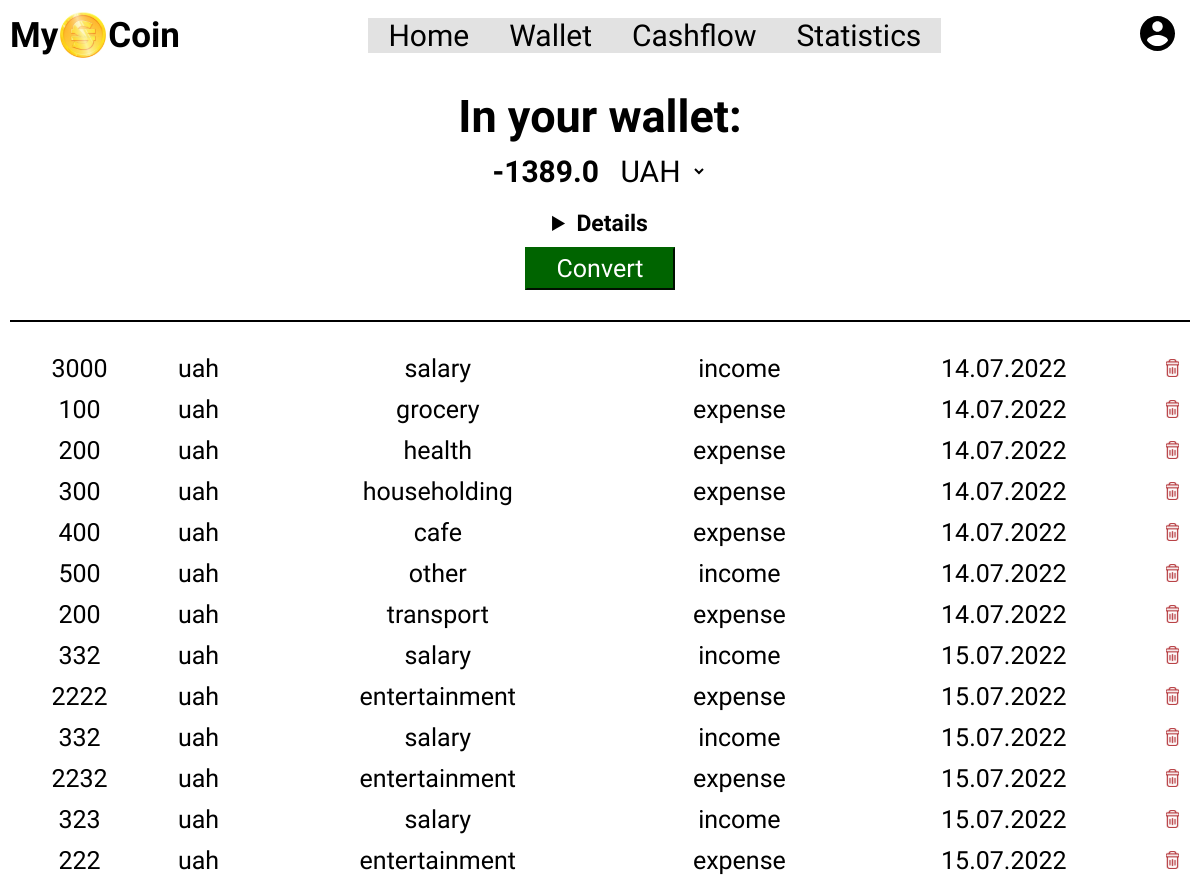
Page /wallet (signed in) on the earlier database version.
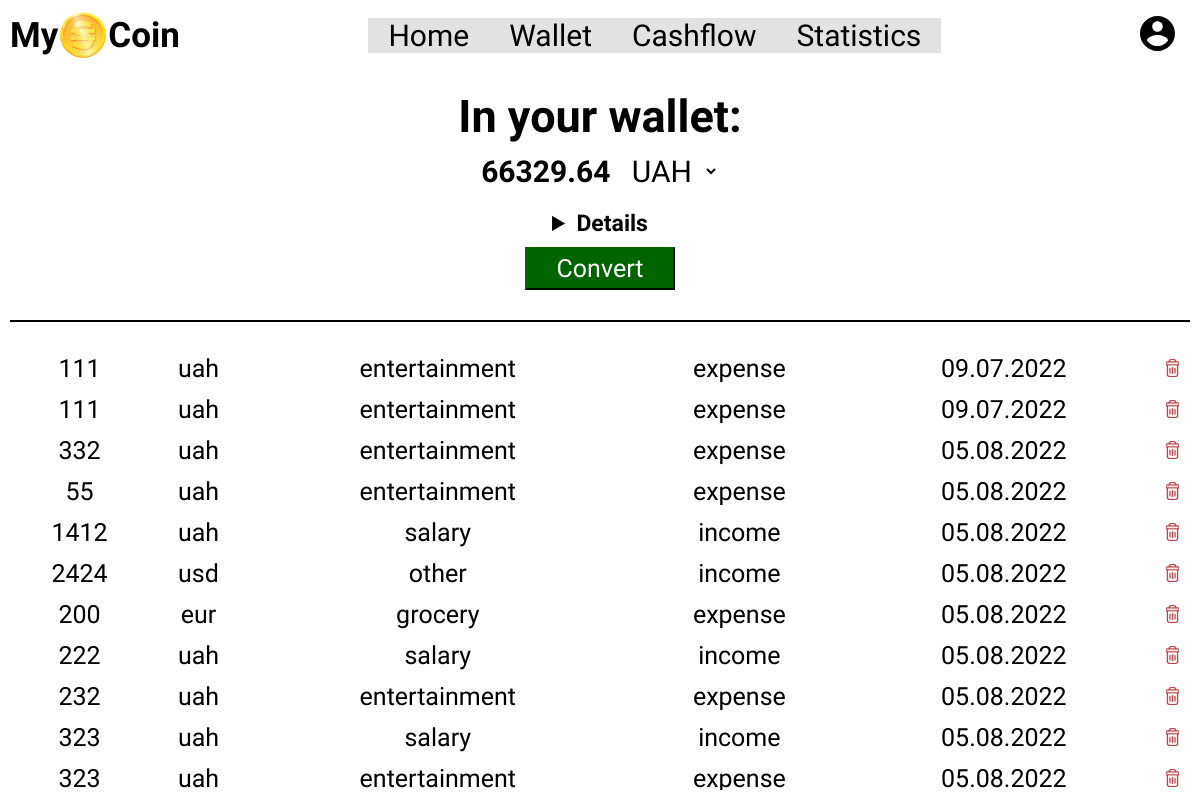
Same page on the later database version.
### tables this page shows
CREATE TABLE cashflow(    
      id INTEGER PRIMARY KEY AUTOINCREMENT NOT NULL ,
      cashflow_id INTEGER NOT NULL ,     
      type TEXT NOT NULL,
      count INTEGER,
      currency TEXT NOT NULL,
      category TEXT NOT NULL,
      daytime  DATETIME NOT NULL DEFAULT CURRENT_TIMESTAMP ,
      FOREIGN KEY(cashflow_id) REFERENCES users(id)
);

### app.py (the view)
@app.route("/wallet", methods=["GET", "POST"])
@login_required
def wallet():
    if request.method == "POST":
        uah_income = db.execute("SELECT sum(count) FROM cashflow WHERE type = 'income' and cashflow_id = ? and currency = 'uah'", session["user_id"])[0]["sum(count)"]
        usd_income = db.execute("SELECT sum(count) FROM cashflow WHERE type = 'income' and cashflow_id = ? and currency = 'usd'", session["user_id"])[0]["sum(count)"]
        eur_income = db.execute("SELECT sum(count) FROM cashflow WHERE type = 'income' and cashflow_id = ? and currency = 'eur'", session["user_id"])[0]["sum(count)"]
        uah_expence = db.execute("SELECT sum(count) FROM cashflow WHERE type = 'expense' and cashflow_id = ? and currency = 'uah'", session["user_id"])[0]["sum(count)"]
        usd_expence = db.execute("SELECT sum(count) FROM cashflow WHERE type = 'expense' and cashflow_id = ? and currency = 'usd'", session["user_id"])[0]["sum(count)"]
        eur_expence = db.execute("SELECT sum(count) FROM cashflow WHERE type = 'expense' and cashflow_id = ? and currency = 'eur'", session["user_id"])[0]["sum(count)"]
        if uah_income is None:
            uah_income = 0
        if usd_income is None:
            usd_income = 0
        if eur_income is None:
            eur_income = 0
        if uah_expence is None:
            uah_expence = 0
        if usd_expence is None:
            usd_expence = 0
        if eur_expence is None:
            eur_expence = 0
        cash_uah = uah_income - uah_expence
        cash_usd = usd_income - usd_expence
        cash_eur = eur_income - eur_expence
        currency = request.form.get("currency")
        if currency == "UAH":
            usd_to_uah = exchange_rate["usd_to_uah"]
            eur_to_uah = exchange_rate["eur_to_uah"]
            cash_usd_in_uah = int(cash_usd) * usd_to_uah
            cash_usd_in_uah = float(round(cash_usd_in_uah, 2))
            cash_eur_in_uah = int(cash_eur) * eur_to_uah
            cash_eur_in_uah = float(round(cash_eur_in_uah, 2))
            cash_uah = float(round(cash_uah, 2))
            money = cash_usd_in_uah + cash_eur_in_uah + float(cash_uah)
        elif currency == "USD":
            uah_to_usd = exchange_rate["uah_to_usd"]
            eur_to_usd = exchange_rate["eur_to_usd"]
            cash_uah_in_usd = int(cash_uah) * uah_to_usd
            cash_uah_in_usd = float(round(cash_uah_in_usd, 2))
            cash_eur_in_usd = int(cash_eur) * eur_to_usd
            cash_eur_in_usd = float(round(cash_eur_in_usd, 2))
            cash_usd = str(round(cash_usd, 2))
            money = cash_uah_in_usd + cash_eur_in_usd + float(cash_usd)
        else:
            usd_to_eur = exchange_rate["usd_to_eur"]
            uah_to_eur = exchange_rate["uah_to_eur"]
            cash_usd_in_eur = int(cash_usd) * usd_to_eur
            cash_usd_in_eur = float(round(cash_usd_in_eur, 2))
            cash_uah_in_eur = int(cash_uah) * uah_to_eur
            cash_uah_in_eur = float(round(cash_uah_in_eur, 2))
            cash_eur = float(round(cash_eur, 2))
            money = cash_usd_in_eur + cash_uah_in_eur + float(cash_eur)
        my_coin = db.execute("SELECT id,count,currency,category,strftime('%d.%m.%Y',daytime) FROM cashflow WHERE cashflow_id = ?", session["user_id"])
        name = db.execute("SELECT username FROM users WHERE id = ?", session["user_id"])
        if not my_coin:
            return render_template("emptywallet.html",name = name[0]["username"])
        try:
            return render_template("wallet.html", my_coin = my_coin,name = name[0]["username"],money = money,cash_uah = cash_uah,cash_usd = cash_usd,cash_eur =cash_eur,uah_income = uah_income,usd_income = usd_income,eur_income= eur_income,uah_expence =uah_expence,usd_expence = usd_expence, eur_expence = eur_expence)
        except TypeError:
            return render_template("emptywallet.html",name = name[0]["username"])
    else:
        uah_income = db.execute("SELECT sum(count) FROM cashflow WHERE type = 'income' and cashflow_id = ? and currency = 'uah'", session["user_id"])[0]["sum(count)"]
        usd_income = db.execute("SELECT sum(count) FROM cashflow WHERE type = 'income' and cashflow_id = ? and currency = 'usd'", session["user_id"])[0]["sum(count)"]
        eur_income = db.execute("SELECT sum(count) FROM cashflow WHERE type = 'income' and cashflow_id = ? and currency = 'eur'", session["user_id"])[0]["sum(count)"]
        uah_expence = db.execute("SELECT sum(count) FROM cashflow WHERE type = 'expense' and cashflow_id = ? and currency = 'uah'", session["user_id"])[0]["sum(count)"]
        usd_expence = db.execute("SELECT sum(count) FROM cashflow WHERE type = 'expense' and cashflow_id = ? and currency = 'usd'", session["user_id"])[0]["sum(count)"]
        eur_expence = db.execute("SELECT sum(count) FROM cashflow WHERE type = 'expense' and cashflow_id = ? and currency = 'eur'", session["user_id"])[0]["sum(count)"]
        if uah_income is None:
            uah_income = 0
        if usd_income is None:
            usd_income = 0
        if eur_income is None:
            eur_income = 0
        if uah_expence is None:
            uah_expence = 0
        if usd_expence is None:
            usd_expence = 0
        if eur_expence is None:
            eur_expence = 0
        cash_uah = uah_income - uah_expence
        cash_usd = usd_income - usd_expence
        cash_eur = eur_income - eur_expence
        usd_to_uah = exchange_rate["usd_to_uah"]
        eur_to_uah = exchange_rate["eur_to_uah"]
        cash_usd_in_uah = int(cash_usd) * usd_to_uah
        cash_usd_in_uah = float(round(cash_usd_in_uah, 2))
        cash_eur_in_uah = int(cash_eur) * eur_to_uah
        cash_eur_in_uah = float(round(cash_eur_in_uah, 2))
        cash_uah = float(round(cash_uah, 2))
        money = cash_usd_in_uah + cash_eur_in_uah + float(cash_uah)
        my_coin = db.execute("SELECT id,type,count,currency,category,strftime('%d.%m.%Y',daytime) FROM cashflow WHERE cashflow_id = ?", session["user_id"])
        name = db.execute("SELECT username FROM users WHERE id = ?", session["user_id"])
        if not my_coin:
            return render_template("emptywallet.html",name = name[0]["username"])
        try:
            return render_template("wallet.html", my_coin = my_coin,name = name[0]["username"],money = money,)
        except TypeError:
            return render_template("emptywallet.html",name = name[0]["username"])

### app.py (called while the page is built)
@app.after_request
def after_request(response):
    response.headers["Cache-Control"] = "no-cache, no-store, must-revalidate"
    response.headers["Expires"] = 0
    response.headers["Pragma"] = "no-cache"
    return response

### helpers.py (called while the page is built)
def login_required(f):
    @wraps(f)
    def decorated_function(*args, **kwargs):
        if session.get("user_id") is None:
            return redirect("/login")
        return f(*args, **kwargs)
    return decorated_function

### templates/wallet.html (shortened to what this page needs)
{% extends "index.html" %}
{% block main %}
    <form class="wallet-page" action="/wallet" method="post">
        <div class="money-in-wallet">
            <label class="in-your-wallet"><span class="in-your-wallet-title">In your wallet:</span><br>{{money}}
                <select name="currency" id="currency">
                    <option id="currency-value" value="UAH">UAH</option>
                    </select>
            </label>
            <div class="wallet-description">
                    <details>
                        <summary class="wallet-details-title">Details</summary>
                    </details>
            </div>
                <button class="wallet-convert-button" type="submit">Convert</button>
        </div>
        <hr class="wallet-upper-line">
    </form>
    <form class="wallet-page-history" action="/wallet" method="get">
        <table id="tabula" class="table table-dark table-sm" >
            {% for coin in my_coin %}
                <tr class="wallet-history-description">
                    <td class="wallet-history-income">{{coin["count"]}}</td>
                    <td class="wallet-history">{{coin["currency"]}}</td>
                    <td class="wallet-history">{{coin["category"]}}</td>
                    <td class="wallet-history">{{coin["type"]}}</td>
                    <td class="wallet-history">{{coin["strftime('%d.%m.%Y',daytime)"]}}</td>
                    <td class="wallet-history"><a href="{{ url_for('delete', deleted_id = coin["id"]) }}"</a><img class="trash-icon" src="../static/img/trash-icon.svg" alt="delete button"></button></td>
                </tr>
            {% endfor %}
    </form>
{% endblock %}

### templates/index.html (shortened to what this page needs)
<!DOCTYPE html>
<html lang="en">
    <head>
        <link href="/static/index.css" rel="stylesheet">
        <link rel="stylesheet" href="login.html">
    </head>
    <body>
                    {% if session["user_id"] %}
                    <header class="main-header-page">
                        <a class="company-title" href="/home">My<img class="company-logo" src="../static/img/title-icon.svg" alt="coin">Coin</a>
                        <nav class="navbar">
                        <ul class="nav-menu">
                            <li class="nav-item"><a class="nav-link" href="/home">Home</a></li>
                            <li class="nav-item"><a class="nav-link" href="/wallet">Wallet</a></li>
                            <li class="nav-item"><a class="nav-link" href="/cashflow">Cashflow</a></li>
                            <li class="nav-item"><a class="nav-link" href="/statistics">Statistics</a></li>
                        </ul>
                    </nav>
                    <div class="user-nav">
                        <div class="user-dropdown">
                                <img class="user-icon" src="../static/img/user-icon.svg" alt="user icon">
                         </div>
                    </div>
                </header>
                    {% endif %}
            {% block main %}{% endblock %}
    </body>
</html>

### static/index.css (style rules this page uses)
* { padding: 0; margin: 0; box-sizing: border-box; font-family: "Anek Latin", sans-serif; }
html { height: 100%; }
body { background-image: url("img/MyCoin-background.jpg"); background-size: cover; max-width: 100%; height: 100%; background-attachment: fixed; padding: 10px; }
header { display: flex; justify-content: space-between; align-items: center; height: 50px; }
header .company-title { display: flex; justify-content: center; align-items: center; font-size: 25px; font-weight: bold; }
header .company-title img { padding: 0 2px 0 2px; }
header li { list-style: none; }
header a { text-decoration: none; color: black; }
header .navbar { display: flex; min-height: 70px; justify-content: center; align-items: center; }
header .user-icon { margin-right: 15px; }
header .nav-menu { display: flex; align-items: center; gap: 60px; }
header .user-dropdown { z-index: 51; }
header .user-dropdown .user-icon { cursor: pointer; }
header .nav-menu { position: fixed; left: -100%; gap: 0; font-size: 30px; top: 70px; height: 100%; flex-direction: column; background-color: #e2e2e2; z-index: 50; width: 100%; text-align: center; transition: 0.3s; }
header .nav-item { margin: 16px 0; }
header .user-nav { display: flex; }
@media (min-width: 768px) { header .company-title { font-size: 35px; } }
@media (min-width: 768px) { .company-title img { width: 50px; height: 50px; } }
@media (min-width: 768px) { .main-header-page .nav-menu { display: flex; flex-direction: row; top: 0; left: 0; position:relative; margin-right: 10px; z-index: 0; transition: none; } }
@media (min-width: 768px) { .main-header-page .user-dropdown img { width: 35px; height: 35px; } }
@media (min-width: 768px) { .main-header-page { display: flex; justify-content: space-between; align-items: center; } }
@media (min-width: 768px) { .main-header-page .nav-menu .nav-item { padding: 0 20px 0 20px; margin: 0; } }
@media (min-width: 768px) { body { display: flex; flex-direction: column; justify-content: space-between; } }

### static/wallet.css (style rules this page uses)
.money-in-wallet { font-size: 30px; font-weight: bold; display: flex; justify-content: center; align-items: center; flex-direction: column; }
.in-your-wallet { padding: 10px 0 10px 0; text-align: center; }
.in-your-wallet-title { font-size: 40px; }
#currency { background: none; border: none; font-size: 30px; cursor: pointer; }
#currency-value { background: none; border: none; }
.wallet-page { margin-top: 20px; }
.wallet-history { font-family: "Klee One"; text-align: center; }
td { padding: 5px 0px 5px 0px; font-size: 15px; }
.wallet-upper-line { margin-bottom: 15px; margin-top: 30px; width: 100%; height: 1.5px; display: flex; justify-content: center; background-color: black; border: black; }
.wallet-convert-button { background-color: darkgreen; color: white; border-color: darkgreen; padding: 5px 30px; font-size: 20px; margin-top: 10px; cursor: pointer; }
.wallet-description { cursor: pointer; text-align: center; }
.wallet-details-title { font-size: 23px; }
.wallet-page select { position: relative; }
.wallet-page-history { margin-top: 10px; overflow-y: auto; height: 330px; text-align: center; display: flex; flex-direction: column; }
@media (min-width: 768px) { .wallet-page-history td { font-size: 25px; } }
@media (min-width: 768px) { .wallet-page-history { height: 680px; } }
@media (min-width: 768px) { .money-in-wallet label span { font-size: 45px; } }
@media (min-width: 768px) { .money-in-wallet button { font-size: 25px; } }

### static/home.css (style rules this page uses)
.user-home-page h2, a { text-decoration: none; }

### static/login.css (style rules this page uses)
* { padding: 0; margin: 0; box-sizing: border-box; font-family: "Anek Latin", sans-serif; }
.company-title { display: flex; justify-content: center; align-items: center; font-size: 25px; font-weight: bold; text-decoration: none; color: black; }
.company-title img { padding: 0 2px 0 2px; }

### static/register.css (style rules this page uses)
* { padding: 0; margin: 0; box-sizing: border-box; font-family: "Anek Latin", sans-serif; }
.company-title { display: flex; justify-content: center; align-items: center; font-size: 25px; font-weight: bold; text-decoration: none; color: black; }
.company-title img { padding: 0 2px 0 2px; }

### static/settings.css (style rules this page uses)
.settings-page h3, select, input, button { font-family: "Klee One"; }
.settings-page h2, h3, select, input, button { padding: 10px; color:black; }

Differences in the rows shown:
removed cashflow: count "3000", currency "uah", category "salary", type "income", coin "14.07.2022"
removed cashflow: count "100", currency "uah", category "grocery", type "expense", coin "14.07.2022"
removed cashflow: count "200", currency "uah", category "health", type "expense", coin "14.07.2022"
no longer on this page (row edited): cashflow: count "300", currency "uah", category "householding", type "expense", coin "14.07.2022"
no longer on this page (row edited): cashflow: count "400", currency "uah", category "cafe", type "expense", coin "14.07.2022"
removed cashflow: count "500", currency "uah", category "other", type "income", coin "14.07.2022"
removed cashflow: count "200", currency "uah", category "transport", type "expense", coin "14.07.2022"
removed cashflow: count "332", currency "uah", category "salary", type "income", coin "15.07.2022"
removed cashflow: count "2222", currency "uah", category "entertainment", type "expense", coin "15.07.2022"
removed cashflow: count "332", currency "uah", category "salary", type "income", coin "15.07.2022"
removed cashflow: count "2232", currency "uah", category "entertainment", type "expense", coin "15.07.2022"
removed cashflow: count "323", currency "uah", category "salary", type "income", coin "15.07.2022"
removed cashflow: count "222", currency "uah", category "entertainment", type "expense", coin "15.07.2022"
added cashflow: count "111", currency "uah", category "entertainment", type "expense", coin "09.07.2022"
added cashflow: count "111", currency "uah", category "entertainment", type "expense", coin "09.07.2022"
added cashflow: count "332", currency "uah", category "entertainment", type "expense", coin "05.08.2022"
added cashflow: count "55", currency "uah", category "entertainment", type "expense", coin "05.08.2022"
added cashflow: count "1412", currency "uah", category "salary", type "income", coin "05.08.2022"
added cashflow: count "2424", currency "usd", category "other", type "income", coin "05.08.2022"
added cashflow: count "200", currency "eur", category "grocery", type "expense", coin "05.08.2022"
added cashflow: count "222", currency "uah", category "salary", type "income", coin "05.08.2022"
added cashflow: count "232", currency "uah", category "entertainment", type "expense", coin "05.08.2022"
added cashflow: count "323", currency "uah", category "salary", type "income", coin "05.08.2022"
added cashflow: count "323", currency "uah", category "entertainment", type "expense", coin "05.08.2022"
Other differences:
{{ money }}: "-1389.0" → "66329.64"
